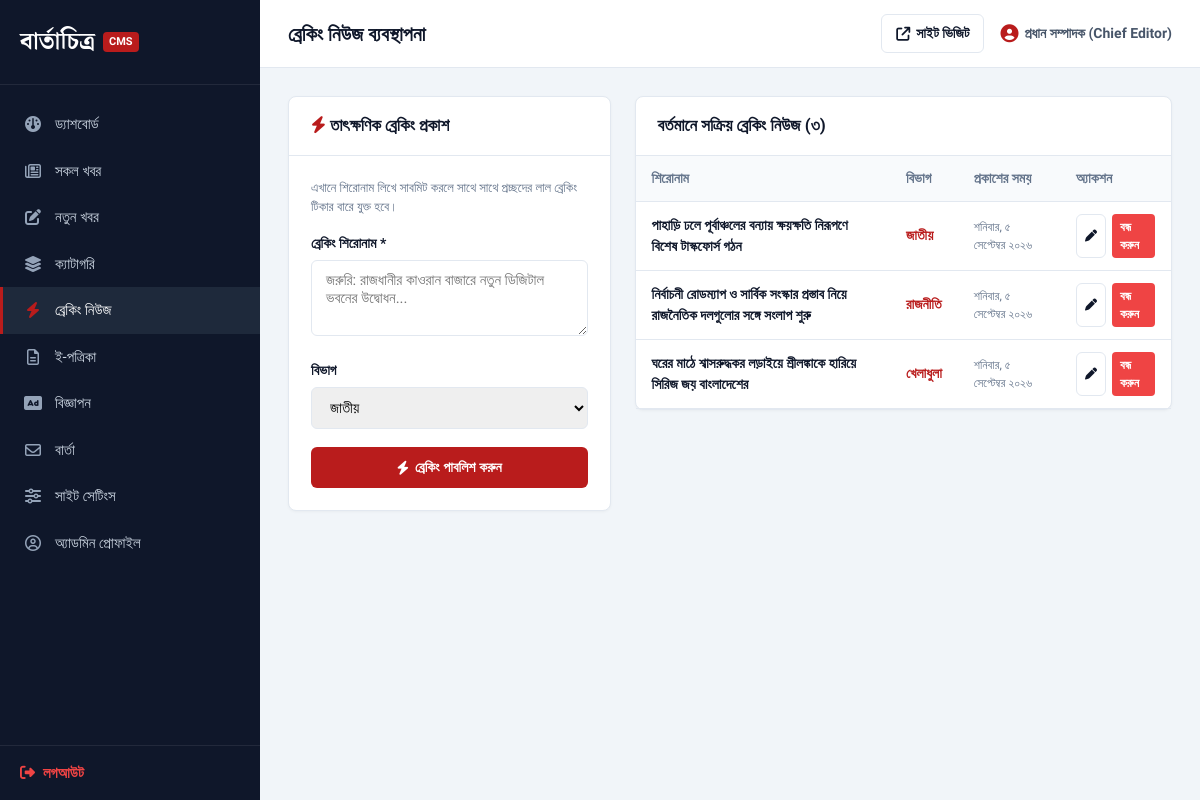
The page /bartachitro/admin/breaking.php (signed in) on the database its author committed.
### tables this page shows
CREATE TABLE IF NOT EXISTS `news` (
  `id` INT UNSIGNED NOT NULL AUTO_INCREMENT,
  `category_id` INT UNSIGNED NOT NULL,
  `author_id` INT UNSIGNED DEFAULT 1,
  `author_name` VARCHAR(100) NOT NULL DEFAULT 'বার্তাচিত্র ডেস্ক',
  `title` VARCHAR(255) NOT NULL,
  `slug` VARCHAR(255) NOT NULL UNIQUE,
  `summary` TEXT NOT NULL,
  `content` LONGTEXT NOT NULL,
  `featured_image` VARCHAR(255) NOT NULL,
  `image_caption` VARCHAR(255) DEFAULT NULL,
  `video_url` VARCHAR(500) DEFAULT NULL,
  `status` ENUM('published', 'draft', 'archived') NOT NULL DEFAULT 'published',
  `is_featured` TINYINT(1) NOT NULL DEFAULT 0,
  `is_breaking` TINYINT(1) NOT NULL DEFAULT 0,
  `views` INT UNSIGNED NOT NULL DEFAULT 0,
  `published_at` DATETIME NOT NULL DEFAULT CURRENT_TIMESTAMP,
  `created_at` DATETIME NOT NULL DEFAULT CURRENT_TIMESTAMP,
  `updated_at` DATETIME DEFAULT CURRENT_TIMESTAMP ON UPDATE CURRENT_TIMESTAMP,
  `seo_title` VARCHAR(255) DEFAULT NULL,
  `seo_description` TEXT DEFAULT NULL,
  `seo_keywords` VARCHAR(255) DEFAULT NULL,
  `facebook_post_id` VARCHAR(255) DEFAULT NULL,
  `facebook_post_url` VARCHAR(500) DEFAULT NULL,
  `facebook_posted_at` DATETIME DEFAULT NULL,
  `facebook_post_status` VARCHAR(50) DEFAULT NULL,
  `facebook_post_error` TEXT DEFAULT NULL,
  PRIMARY KEY (`id`),
  KEY `idx_category` (`category_id`),
  KEY `idx_status_published` (`status`, `published_at`),
  KEY `idx_is_featured` (`is_featured`),
  KEY `idx_is_breaking` (`is_breaking`),
  CONSTRAINT `fk_news_category` FOREIGN KEY (`category_id`) REFERENCES `categories` (`id`) ON DELETE CASCADE
);

CREATE TABLE IF NOT EXISTS `categories` (
  `id` INT UNSIGNED NOT NULL AUTO_INCREMENT,
  `name` VARCHAR(100) NOT NULL,
  `slug` VARCHAR(100) NOT NULL UNIQUE,
  `name_en` VARCHAR(100) NOT NULL,
  `description` TEXT DEFAULT NULL,
  `display_order` INT NOT NULL DEFAULT 0,
  `status` ENUM('active', 'inactive') NOT NULL DEFAULT 'active',
  `created_at` DATETIME NOT NULL DEFAULT CURRENT_TIMESTAMP,
  PRIMARY KEY (`id`)
);

### bartachitro/includes/functions.php (called while the page is built, shortened)
<?php
function bnNum($number): string {
    $en = ['0', '1', '2', '3', '4', '5', '6', '7', '8', '9'];
    $bn = ['০', '১', '২', '৩', '৪', '৫', '৬', '৭', '৮', '৯'];
    return str_replace($en, $bn, (string)$number);
}
function bnDate($datetime, $showTime = true): string {
    $timestamp = is_numeric($datetime) ? $datetime : strtotime($datetime);
    $monthsEn = ['January', 'February', 'March', 'April', 'May', 'June', 'July', 'August', 'September', 'October', 'November', 'December'];
    $monthsBn = ['জানুয়ারি', 'ফেব্রুয়ারি', 'মার্চ', 'এপ্রিল', 'মে', 'জুন', 'জুলাই', 'আগস্ট', 'সেপ্টেম্বর', 'অক্টোবর', 'নভেম্বর', 'ডিসেম্বর'];
    $daysEn = ['Saturday', 'Sunday', 'Monday', 'Tuesday', 'Wednesday', 'Thursday', 'Friday'];
    $daysBn = ['শনিবার', 'রবিবার', 'সোমবার', 'মঙ্গলবার', 'বুধবার', 'বৃহস্পতিবার', 'শুক্রবার'];
    $dayName = $daysBn[array_search(date('l', $timestamp), $daysEn)];
    $dayNum  = bnNum(date('j', $timestamp));
    $month   = $monthsBn[array_search(date('F', $timestamp), $monthsEn)];
    $year    = bnNum(date('Y', $timestamp));
    $dateStr = "{$dayNum} {$month} {$year}";
    return "{$dayName}, {$dateStr}";
}
function timeAgoBn($datetime): string {
    $timestamp = is_numeric($datetime) ? $datetime : strtotime($datetime);
    $diff = time() - $timestamp;
    if ($diff < 60) {
        return 'এইমাত্র';
    } elseif ($diff < 3600) {
        $mins = floor($diff / 60);
        return bnNum($mins) . ' মিনিট আগে';
    } elseif ($diff < 86400) {
        $hours = floor($diff / 3600);
        return bnNum($hours) . ' ঘণ্টা আগে';
    } elseif ($diff < 604800) {
        $days = floor($diff / 86400);
        return bnNum($days) . ' দিন আগে';
    } else {
        return bnDate($datetime, false);
    }
}
function getCategories(): array {
    static $cats = null;
    if ($cats === null) {
        try {
            $db = getDB();
            $stmt = $db->query("SELECT * FROM `categories` WHERE `status` = 'active' ORDER BY `display_order` ASC");
            $cats = $stmt->fetchAll();
        } catch (Exception $e) {
            $cats = [];
        }
    }
    return $cats;
}
function e(?string $string): string {
    return htmlspecialchars($string ?? '', ENT_QUOTES, 'UTF-8');
}

### bartachitro/admin/breaking.php (the view, shortened to what this page needs)
<?php
require_once __DIR__ . '/header.php';
$db = getDB();
$breakingNews = $db->query("SELECT n.*, c.name as category_name
                            FROM news n
                            JOIN categories c ON n.category_id = c.id
                            WHERE n.is_breaking = 1
                            ORDER BY n.published_at DESC")->fetchAll();
$allCategories = getCategories();
?>
<div style="display:grid;grid-template-columns:1.2fr 2fr;gap:24px;align-items:flex-start;">
    <div class="admin-card">
        <div class="admin-card-header">
            <h3><i class="fa-solid fa-bolt" style="color:#b91c1c;"></i> তাৎক্ষণিক ব্রেকিং প্রকাশ</h3>
        </div>
        <div class="admin-card-body">
            <p style="font-size:13px;color:#64748b;margin-bottom:16px;">
                এখানে শিরোনাম লিখে সাবমিট করলে সাথে সাথে প্রচ্ছদের লাল ব্রেকিং টিকার বারে যুক্ত হবে।
            </p>
            <form action="<?= BASE_URL ?>/admin/breaking.php" method="POST">
                <div class="form-group">
                    <label class="form-label">ব্রেকিং শিরোনাম *</label>
                    <textarea name="title" rows="3" required class="form-control" placeholder="জরুরি: রাজধানীর কাওরান বাজারে নতুন ডিজিটাল ভবনের উদ্বোধন..."></textarea>
                </div>
                <div class="form-group">
                    <label class="form-label">বিভাগ</label>
                    <select name="category_id" class="form-control">
                        <?php foreach ($allCategories as $c): ?>
                            <option value="<?= $c['id'] ?>"><?= e($c['name']) ?></option>
                        <?php endforeach; ?>
                    </select>
                </div>
                <button type="submit" class="btn-admin-primary" style="width:100%;justify-content:center;padding:12px;background:#b91c1c;">
                    <i class="fa-solid fa-bolt"></i> ব্রেকিং পাবলিশ করুন
                </button>
            </form>
        </div>
    </div>
    <div class="admin-card">
        <div class="admin-card-header">
            <h3>বর্তমানে সক্রিয় ব্রেকিং নিউজ (<?= bnNum(count($breakingNews)) ?>)</h3>
        </div>
        <div class="admin-card-body" style="padding:0;overflow-x:auto;">
            <table class="admin-table">
                <thead>
                    <tr>
                        <th>শিরোনাম</th>
                        <th>বিভাগ</th>
                        <th>প্রকাশের সময়</th>
                        <th>অ্যাকশন</th>
                    </tr>
                </thead>
                <tbody>
                    <?php if (!empty($breakingNews)): ?>
                        <?php foreach ($breakingNews as $b): ?>
                        <tr>
                            <td>
                                <a href="<?= BASE_URL ?>/admin/news-edit.php?id=<?= $b['id'] ?>" style="font-weight:600;color:#0f172a;text-decoration:none;">
                                    <?= e($b['title']) ?>
                                </a>
                            </td>
                            <td><span style="font-weight:600;color:#b91c1c;"><?= e($b['category_name']) ?></span></td>
                            <td style="font-size:12px;color:#64748b;"><?= timeAgoBn($b['published_at']) ?></td>
                            <td>
                                <div style="display:flex;gap:6px;">
                                    <a href="<?= BASE_URL ?>/admin/news-edit.php?id=<?= $b['id'] ?>" class="btn-admin-outline" style="padding:4px 8px;font-size:12px;" title="সম্পাদনা">
                                        <i class="fa-solid fa-pen"></i>
                                    </a>
                                    <a href="?action=remove&id=<?= $b['id'] ?>" class="btn-admin-danger" style="padding:4px 8px;font-size:12px;" title="ব্রেকিং বন্ধ করুন">
                                        বন্ধ করুন
                                    </a>
                                </div>
                            </td>
                        </tr>
                        <?php endforeach; ?>
                    <?php else: ?>
                        <tr>
                            <td colspan="4" style="text-align:center;padding:30px;color:#64748b;">বর্তমানে কোনো ব্রেকিং নিউজ সক্রিয় নেই।</td>
                        </tr>
                    <?php endif; ?>
                </tbody>
            </table>
        </div>
    </div>
</div>
<?php require_once __DIR__ . '/footer.php'; ?>

### bartachitro/assets/css/admin.css (style rules this page uses)
:root { --admin-primary: #b91c1c; --admin-primary-dark: #991b1b; --admin-sidebar: #0f172a; --admin-sidebar-hover: #1e293b; --admin-sidebar-text: #cbd5e1; --admin-bg: #f1f5f9; --admin-card-bg: #ffffff; --admin-text: #0f172a; --admin-muted: #64748b; --admin-border: #e2e8f0; }
*, *::before, *::after { box-sizing: border-box; margin: 0; padding: 0; }
body.admin-body { font-family: 'Hind Siliguri', -apple-system, BlinkMacSystemFont, sans-serif; background-color: var(--admin-bg); color: var(--admin-text); line-height: 1.5; font-size: 15px; }
.admin-card { background: var(--admin-card-bg); border: 1px solid var(--admin-border); border-radius: 8px; box-shadow: 0 1px 3px rgba(0,0,0,0.04); margin-bottom: 24px; }
.admin-card-header { padding: 16px 22px; border-bottom: 1px solid var(--admin-border); display: flex; justify-content: space-between; align-items: center; }
.admin-card-header h3 { font-size: 17px; font-weight: 700; }
.admin-card-body { padding: 22px; }
.admin-table { width: 100%; border-collapse: collapse; font-size: 14px; }
.admin-table th { background: #f8fafc; color: var(--admin-muted); font-weight: 600; text-align: left; padding: 12px 16px; border-bottom: 1px solid var(--admin-border); }
.admin-table td { padding: 12px 16px; border-bottom: 1px solid var(--admin-border); vertical-align: middle; }
.btn-admin-primary { background: var(--admin-primary); color: #ffffff; border: none; padding: 8px 16px; border-radius: 6px; font-weight: 600; font-size: 14px; cursor: pointer; display: inline-flex; align-items: center; gap: 6px; text-decoration: none; }
.btn-admin-outline { background: transparent; color: var(--admin-text); border: 1px solid var(--admin-border); padding: 8px 14px; border-radius: 6px; font-weight: 600; font-size: 14px; cursor: pointer; display: inline-flex; align-items: center; gap: 6px; text-decoration: none; }
.btn-admin-danger { background: #ef4444; color: #ffffff; border: none; padding: 6px 12px; border-radius: 4px; font-weight: 600; font-size: 13px; cursor: pointer; text-decoration: none; }
.form-group { margin-bottom: 18px; }
.form-label { display: block; font-weight: 600; font-size: 14px; margin-bottom: 6px; color: var(--admin-text); }
.form-control { width: 100%; padding: 10px 14px; border: 1px solid var(--admin-border); border-radius: 6px; font-size: 15px; font-family: inherit; outline: none; transition: border-color 0.2s; }

### rows shown on the page
news: title "পাহাড়ি ঢলে পূর্বাঞ্চলের বন্যায় ক্ষয়ক্ষতি নিরূপণে বিশেষ টাস্কফোর্স গঠন", category.name "জাতীয়", published_at "শনিবার, ৫ সেপ্টেম্বর ২০২৬"
news: title "নির্বাচনী রোডম্যাপ ও সার্বিক সংস্কার প্রস্তাব নিয়ে রাজনৈতিক দলগুলোর সঙ্গে সংলাপ শুরু", category.name "রাজনীতি", published_at "শনিবার, ৫ সেপ্টেম্বর ২০২৬"
news: title "ঘরের মাঠে শ্বাসরুদ্ধকর লড়াইয়ে শ্রীলঙ্কাকে হারিয়ে সিরিজ জয় বাংলাদেশের", category.name "খেলাধুলা", published_at "শনিবার, ৫ সেপ্টেম্বর ২০২৬"

### other values the page prints
$adminTitle "ব্রেকিং নিউজ ব্যবস্থাপনা"
$adminUser['name'] "প্রধান সম্পাদক (Chief Editor)"
bnNum(count($breakingNews)) "৩"
form field category_id "জাতীয়"
